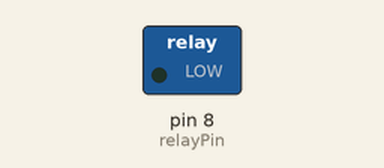
This sketch was run on a simulated Arduino Uno, built with avr-gcc and run on an emulated ATmega328P. Shown: switched loads named in the sketch (green lamp = pin HIGH).

Above: at 2.5 s.
At 7.5 s:
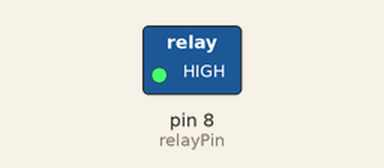
Timing chart, 0 to 13.0 s (numbered marks = the images above):
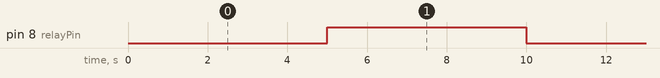

The sketch:

12VDC_Relay_Arduino.ino
```cpp
const int relayPin = 8;  // Pin connected to the relay

void setup() {
  pinMode(relayPin, OUTPUT);  // Set relay pin as output
}

void loop() {
  digitalWrite(relayPin, LOW); // Turn relay ON
  delay(5000);                  // Wait 5 seconds
  digitalWrite(relayPin, HIGH);  // Turn relay OFF
  delay(5000);                  // Wait 5 seconds
}
```

Measured:
- by itself, pin 8 (relayPin): alternates HIGH for 5.0 s and LOW for 5.0 s
